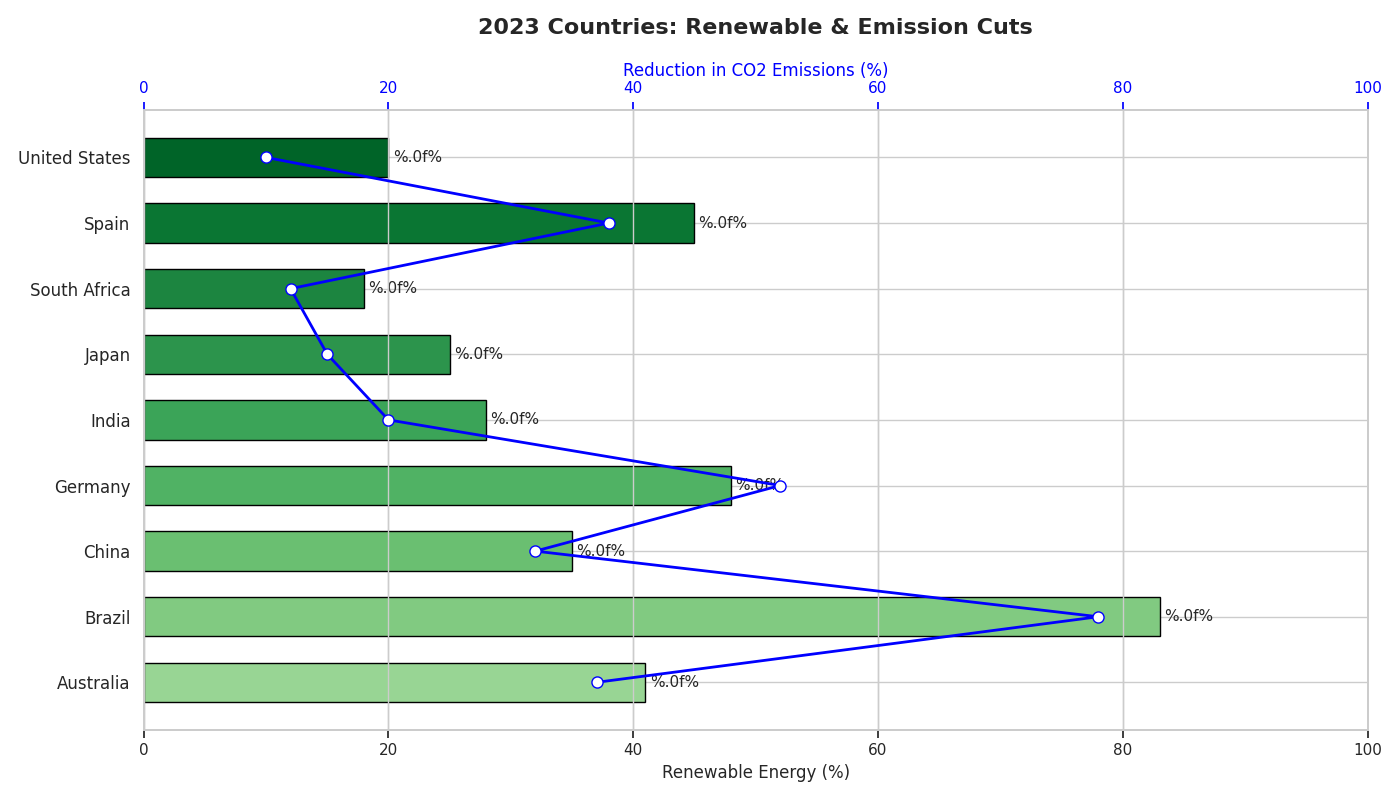

This chart was generated by the following Python code:
import matplotlib.pyplot as plt
import numpy as np

countries = ['Australia', 'Brazil', 'China', 'Germany', 'India', 'Japan', 'South Africa', 'Spain', 'United States']
renewable_percentages = [41, 83, 35, 48, 28, 25, 18, 45, 20]
co2_reduction = [37, 78, 32, 52, 20, 15, 12, 38, 10]

colors = plt.cm.Greens(np.linspace(0.4, 0.9, len(countries)))

fig, ax1 = plt.subplots(figsize=(14, 8))

bars = ax1.barh(countries, renewable_percentages, color=colors, edgecolor='black', height=0.6)
ax1.set_xlabel('Renewable Energy (%)', fontsize=12)
ax1.set_xlim(0, 100)
ax1.set_yticks(np.arange(len(countries)))
ax1.set_yticklabels(countries, fontsize=12)
ax1.bar_label(bars, fmt='%.0f%', padding=3, fontsize=11)

ax2 = ax1.twiny()
ax2.plot(co2_reduction, countries, 'o-', color='blue', markerfacecolor='white', markersize=8, linewidth=2)
ax2.set_xlabel('Reduction in CO2 Emissions (%)', fontsize=12)
ax2.set_xlim(0, 100)
ax2.xaxis.label.set_color('blue')
ax2.tick_params(axis='x', colors='blue')

ax1.set_title('2023 Countries: Renewable & Emission Cuts', fontsize=16, fontweight='bold', pad=20)

plt.tight_layout()
plt.show()
